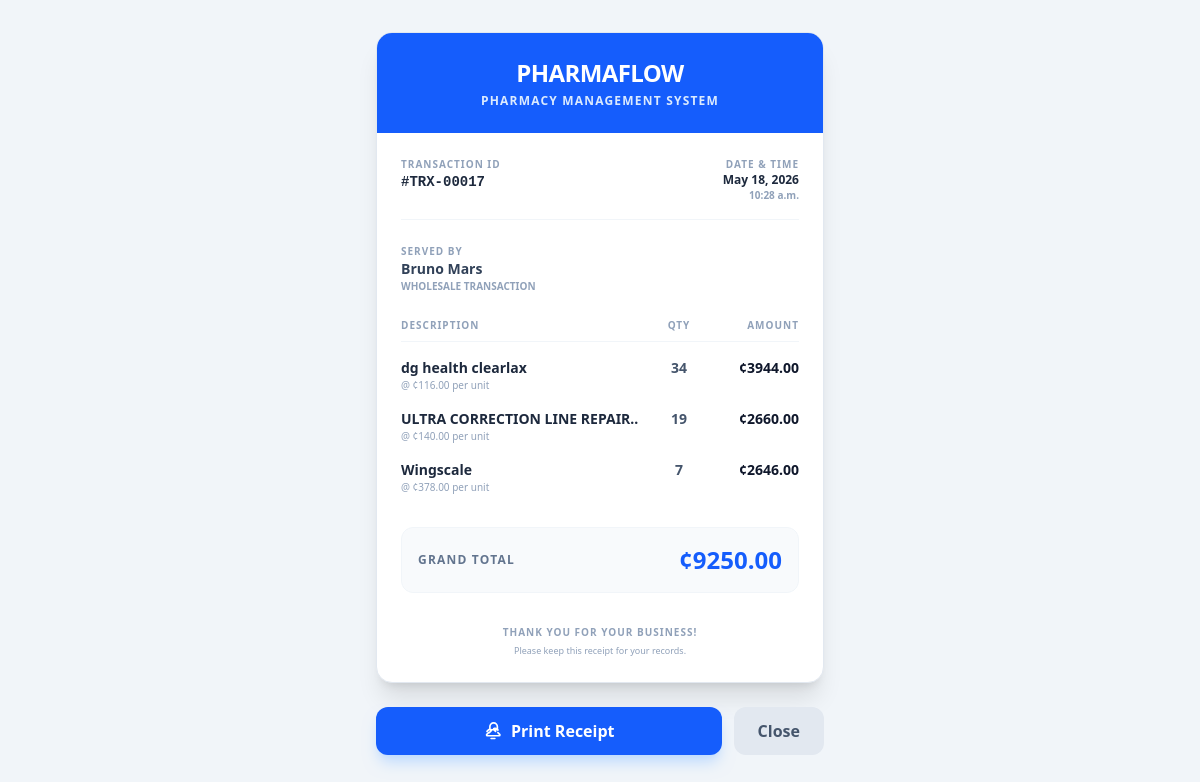
/sales/receipt/17/ (signed in), run on the app's committed database.
### sales/models.py (models this page shows, shortened)
class Sale(models.Model):
    class SaleType(models.TextChoices):
        WHOLESALE = 'WHOLESALE', 'Wholesale'
        RETAIL = 'RETAIL', 'Retail'
    seller = models.ForeignKey(User, on_delete=models.PROTECT, related_name='sales')
    type = models.CharField(max_length=50, choices=SaleType.choices)
    total_cost = models.DecimalField(max_digits=10, decimal_places=2, editable=False, null=True)
    created_at = models.DateTimeField(auto_now_add=True)

class SaleItem(models.Model):
    sale = models.ForeignKey(Sale, on_delete=models.PROTECT)
    drug = models.ForeignKey(Drug, on_delete=models.PROTECT)
    quantity = models.PositiveIntegerField()
    total_cost = models.DecimalField(max_digits=12, decimal_places=2)
    @property
    def unit_price(self):
        if self.quantity > 0:
            return self.total_cost / self.quantity
        return 0

### accounts/models.py (models this page shows, shortened)
class User(AbstractUser):
    class UserRoles(models.TextChoices):
        ADMIN = 'ADMIN', 'Admin'
        MANAGER = 'MANAGER', 'Manager'
        WHOLESALER = 'WHOLESALER', 'Wholesaler'
        RETAILER = 'RETAILER', 'Retailer'
    full_name = models.CharField(max_length=100)
    role = models.CharField(
        max_length=50,
        choices=UserRoles.choices,
        null=False,
        blank=False
    )
    phone_number = models.CharField(max_length=15, blank=True, default='')

### inventory/models.py (models this page shows, shortened)
class Drug(models.Model):
    name = models.CharField(max_length=1000)
    description = models.TextField(null=True, blank=True)
    wholesale_price = models.DecimalField(decimal_places=2, max_digits=10)
    retail_price = models.DecimalField(decimal_places=2, max_digits=10)
    inventory = models.PositiveBigIntegerField(default=0)
    cost_price = models.DecimalField(max_digits=10, decimal_places=2, default=0.00)

### sales/views.py (the view)
# urls.py: path('receipt/<int:sale_id>/', views.generate_receipt, name='generate_receipt'),
@login_required
def generate_receipt(request, sale_id):
    sale = get_object_or_404(Sale, id=sale_id)
    return render(request, 'sales/receipt.html', {'sale': sale})

### sales/templates/sales/receipt.html (shortened to what this page needs)
{% load static %}
<!DOCTYPE html>
<html lang="en">
<head>
     <link rel="stylesheet" href="{% static 'css/output.css' %}">
</head>
<body class="bg-slate-100 font-sans p-4 md:p-8">
    <div class="max-w-md mx-auto bg-white shadow-xl rounded-2xl overflow-hidden receipt-container border border-slate-200">
        <div class="bg-blue-600 p-6 text-white text-center">
            <h1 class="text-2xl font-black tracking-tight">PHARMAFLOW</h1>
            <p class="text-blue-100 text-xs font-bold uppercase tracking-widest mt-1">Pharmacy Management System</p>
        </div>
        <div class="p-6">
            <div class="flex justify-between items-start mb-6 border-b border-slate-100 pb-4">
                <div class="flex flex-col">
                    <span class="text-[10px] font-black text-slate-400 uppercase tracking-widest">Transaction ID</span>
                    <span class="font-mono text-sm font-bold text-slate-800">#TRX-{{ sale.id|stringformat:"05d" }}</span>
                </div>
                <div class="flex flex-col text-right">
                    <span class="text-[10px] font-black text-slate-400 uppercase tracking-widest">Date & Time</span>
                    <span class="text-xs font-bold text-slate-800">{{ sale.created_at|date:"M d, Y" }}</span>
                    <span class="text-[10px] font-bold text-slate-400">{{ sale.created_at|date:"P" }}</span>
                </div>
            </div>
            <div class="mb-6 flex flex-col">
                <span class="text-[10px] font-black text-slate-400 uppercase tracking-widest">Served By</span>
                <span class="text-sm font-bold text-slate-700">{{ sale.seller.full_name }}</span>
                <span class="text-[10px] font-bold text-slate-400 uppercase">{{ sale.type }} Transaction</span>
            </div>
            <div class="space-y-4 mb-8">
                <div class="flex justify-between text-[10px] font-black text-slate-400 uppercase tracking-widest border-b border-slate-100 pb-2">
                    <span>Description</span>
                    <div class="flex gap-8">
                        <span class="w-12 text-center">Qty</span>
                        <span class="w-16 text-right">Amount</span>
                    </div>
                </div>
                {% for item in sale.saleitem_set.all %}
                <div class="flex justify-between items-start group">
                    <div class="flex flex-col flex-1">
                        <span class="text-sm font-bold text-slate-800">{{ item.drug.name }}</span>
                        <span class="text-[10px] text-slate-400">@ ¢{{ item.unit_price|floatformat:2 }} per unit</span>
                    </div>
                    <div class="flex gap-8 items-center">
                        <span class="text-sm font-bold text-slate-600 w-12 text-center">{{ item.quantity }}</span>
                        <span class="text-sm font-black text-slate-900 w-16 text-right">¢{{ item.total_cost }}</span>
                    </div>
                </div>
                {% endfor %}
            </div>
            <div class="bg-slate-50 rounded-xl p-4 border border-slate-100">
                <div class="flex justify-between items-center">
                    <span class="text-xs font-bold text-slate-500 uppercase tracking-widest">Grand Total</span>
                    <span class="text-2xl font-black text-blue-600">¢{{ sale.total_cost }}</span>
                </div>
            </div>
            <div class="mt-8 text-center">
                <p class="text-[10px] text-slate-400 font-bold uppercase tracking-widest">Thank you for your business!</p>
                <p class="text-[9px] text-slate-400 mt-1">Please keep this receipt for your records.</p>
            </div>
        </div>
    </div>
    <div class="max-w-md mx-auto mt-6 flex gap-3 no-print">
        <button onclick="window.print()" class="flex-1 bg-blue-600 hover:bg-blue-700 text-white font-bold py-3 rounded-xl shadow-lg shadow-blue-200 transition-all flex items-center justify-center gap-2">
            Print Receipt
        </button>
        <button onclick="window.close()" class="bg-slate-200 hover:bg-slate-300 text-slate-600 font-bold px-6 py-3 rounded-xl transition-all">
            Close
        </button>
    </div>
</body>
</html>

### data on the page
Sale: id "00017", created_at "May 18, 2026", created_at "10:28 a.m.", seller.full_name "Bruno Mars", type "WHOLESALE", total_cost "9250.00"
SaleItem: drug.name "dg health clearlax", unit_price "116.00", quantity "34", total_cost "3944.00"
SaleItem: drug.name "ULTRA CORRECTION LINE REPAIR..", unit_price "140.00", quantity "19", total_cost "2660.00"
SaleItem: drug.name "Wingscale", unit_price "378.00", quantity "7", total_cost "2646.00"
